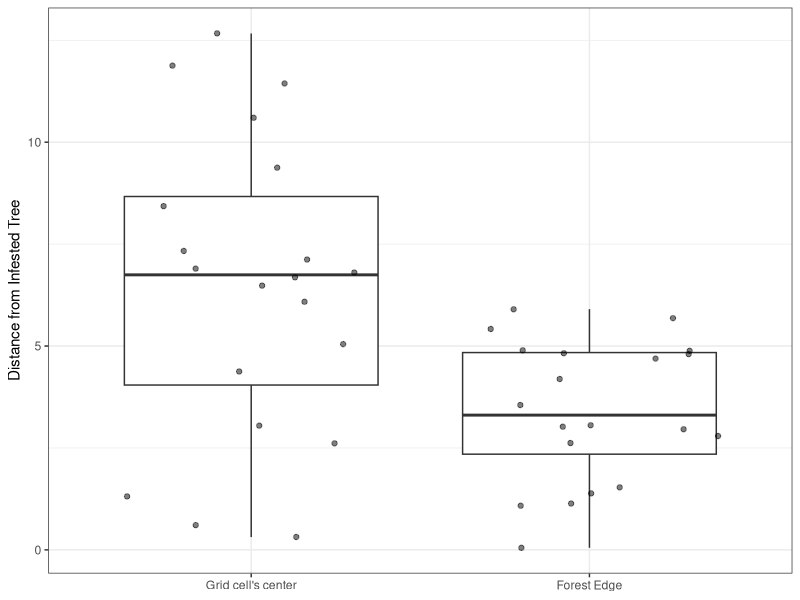
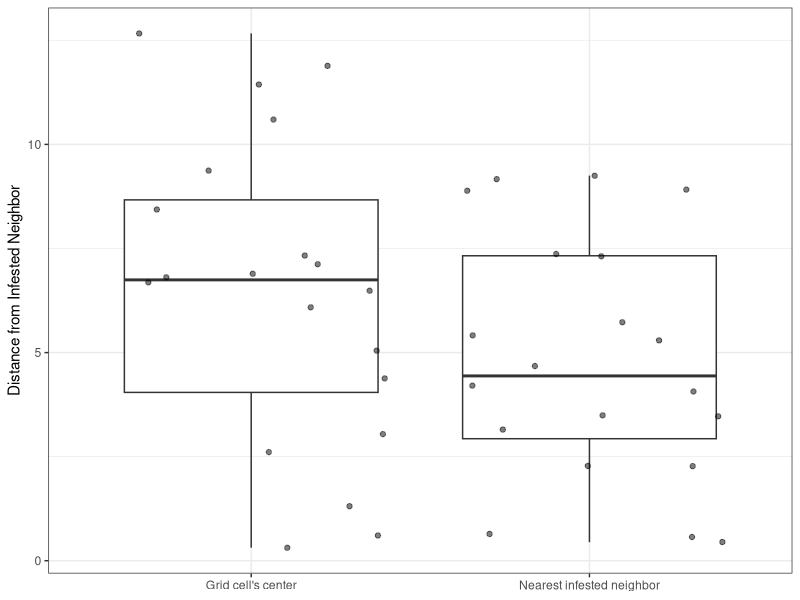

Reproduce these figures in R, in order.
## ---- chunk 1
#| warning: false

library(readxl)
library(dplyr)
library(tidyr)
library(ggplot2)

worms <- read_excel('data/webworms.xlsx')
worms
## ---- chunk 2
#| fig-cap: "Boxplot illustration of infested trees to the distance distribution of (left) grid cell's center and (right) the nearest forest edge."
#| label: fig-edge

worms_long <- worms %>% 
  select(-d_nearest_infested_neighbour) %>%  # remove columns we are not interested in
  pivot_longer(cols=starts_with("d"), 
               names_to="condition", 
               values_to="distance") 

ggplot(data = worms_long, aes(x=condition, y = distance)) +
  geom_boxplot(outlier.shape = NA) +
  geom_jitter(alpha=0.5) +
  scale_x_discrete(labels = c("Grid cell's center", "Forest Edge")) +
  ylab(label = "Distance from Infested Tree") +
  theme_bw() +
  theme(axis.title.x = element_blank())
## ---- chunk 3
t.test(worms$d_infested_tree, worms$d_infested_tree_forest_edge, equal.var = F)  # assume the variance is not identical for the 2 distributions
## ---- chunk 4
#| fig-cap: "Boxplot illustration of infested trees to the distance distribution of (left) grid cell's center and (right) the nearest infested tree neighbor."
#| label: fig-nn

worms_long <- worms %>% 
  select(-d_infested_tree_forest_edge) %>%  # remove columns we are not interested in
  pivot_longer(cols=starts_with("d"), 
               names_to="condition", 
               values_to="distance") 

ggplot(data = worms_long, aes(x=condition, y = distance)) +
  geom_boxplot(outlier.shape = NA) +
  geom_jitter(alpha=0.5) +
  scale_x_discrete(labels = c("Grid cell's center", "Nearest infested neighbor")) +
  ylab(label = "Distance from Infested Neighbor") +
  theme_bw() +
  theme(axis.title.x = element_blank())
## ---- chunk 5
xi = worms$d_infested_tree
yi = worms$d_nearest_infested_neighbour
n = 20

c = sum((xi^2 / (xi^2 + 0.5 * (yi ^ 2))) / n)
z = (c - 0.5) / ((1 / (12 * n)) ^ 0.5)
print(paste("C value is", c))
print(paste("z value is", z))
